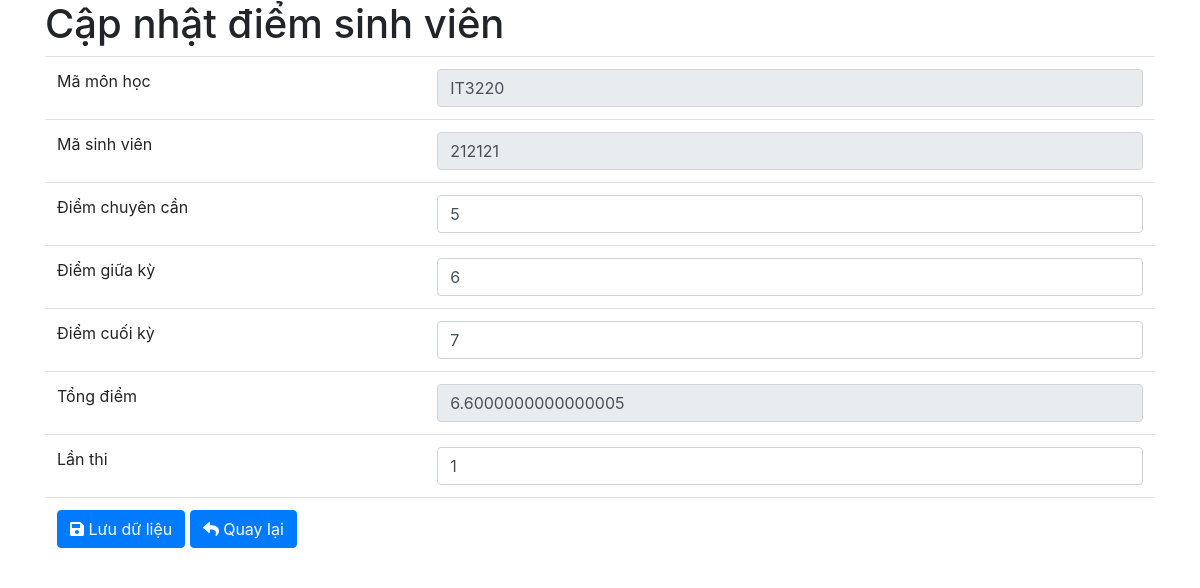
The app's page /edit-grades.php?uid=212121 with its own data.
### tables this page shows
CREATE TABLE `grades` (
  `id` varchar(50) NOT NULL,
  `uid` int(11) NOT NULL,
  `diemchuyencan` float NOT NULL,
  `diemgiuaky` float NOT NULL,
  `diemcuoiky` float NOT NULL,
  `diemtong` float NOT NULL,
  `lanthi` int(11) NOT NULL
);

### edit-grades.php (the view, shortened to what this page needs)
<!DOCTYPE html>
<html lang="en">
<head>
    <link rel="stylesheet" href="https://stackpath.bootstrapcdn.com/bootstrap/4.4.1/css/bootstrap.min.css"
>
</head>
<body>
    <?php
    include('db/connect.php');
    $uid = ($_GET['uid']);
    $sqlSelect = "SELECT * FROM `grades` WHERE `uid`='$uid'";
    $resultSelect = mysqli_query($conn, $sqlSelect);
    $query = mysqli_fetch_array($resultSelect, MYSQLI_ASSOC);
    ?>
    <div class="container">
        <h1>Cập nhật điểm sinh viên</h1>
        <form name="frmEdit" id="frmEdit" method="post" action="" class="form">
            <table class="table">
                <tr>
                    <td>Mã môn học</td>
                    <td><input type="text" name="id" id="id" class="form-control" value="<?php echo $query['id'] ?>"
                            readonly /></td>
                </tr>
                <tr>
                    <td>Mã sinh viên</td>
                    <td><input type="text" name="uid" id="uid" class="form-control" value="<?php echo $query['uid'] ?>"
                            readonly /></td>
                </tr>
                <tr>
                    <td>Điểm chuyên cần</td>
                    <td><input type="text" name="diemchuyencan" id="diemchuyencan" class="form-control"
                            value="<?php echo $query['diemchuyencan'] ?>" /></td>
                </tr>
                <tr>
                    <td>Điểm giữa kỳ</td>
                    <td><input type="text" name="diemgiuaky" id="diemgiuaky" class="form-control"
                            value="<?php echo $query['diemgiuaky'] ?>" /></td>
                </tr>
                <tr>
                    <td>Điểm cuối kỳ</td>
                    <td><input type="text" name="diemcuoiky" id="diemcuoiky" class="form-control"
                            value="<?php echo $query['diemcuoiky'] ?>" /></td>
                </tr>
                <tr>
                    <td>Tổng điểm</td>
                    <td><input type="text" name="diemtong" id="diemtong" class="form-control" value="<?php
                                                                                                        $sqlS = "SELECT ((diemchuyencan * 10)/100 +
                    (diemgiuaky *20)/100 + (diemcuoiky *70)/100) AS diemtong FROM grades WHERE uid='$uid';";
                                                                                                        $result = mysqli_query($conn, $sqlS);
                                                                                                        if ($result->num_rows > 0) {
                                                                                                            while ($row = $result->fetch_assoc()) {
                                                                                                                echo $row['diemtong'];
                                                                                                            }
                                                                                                        } else {
                                                                                                            echo "k co ";
                                                                                                        }
                                                                                                        ?>" readonly />
                    </td>
                </tr>
                <tr>
                    <td>Lần thi</td>
                    <td><input type="text" name="lanthi" id="lanthi" class="form-control"
                            value="<?php echo $query['lanthi'] ?>"></td>
                </tr>
                <tr>
                    <td colspan="2">
                        <button name="btnSave" class="btn btn-primary"><i class="fas fa-save"></i> Lưu dữ liệu</button>
                        <a href="list-grades.php" class="btn btn-primary">
                            <i class="fas fa-reply"></i> Quay lại
                        </a>
                    </td>
                </tr>
            </table>
        </form>
    </div>
</body>
</html>

### records on screen
grades: id "IT3220", uid "212121", diemchuyencan "5", diemgiuaky "6", diemcuoiky "7", lanthi "1"
